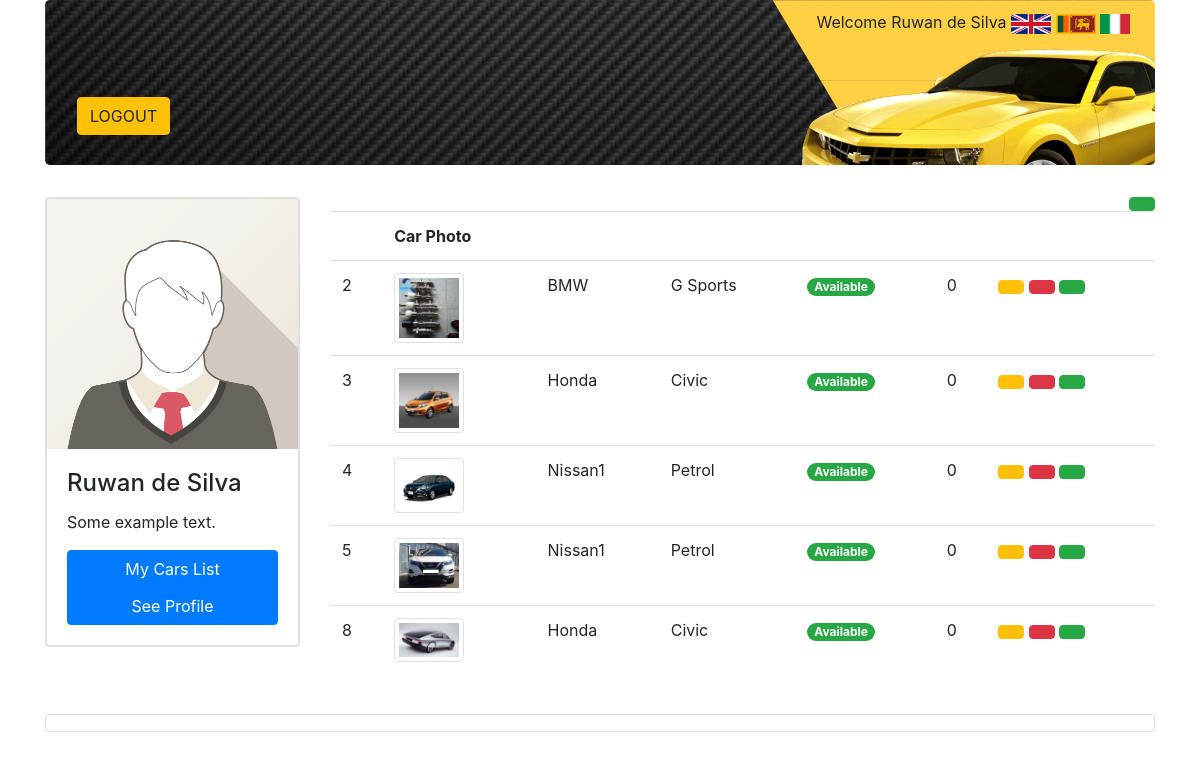
The app's page /car/mylist.php (signed in) with its own data.
### tables this page shows
CREATE TABLE IF NOT EXISTS `car` (
  `id` int(11) NOT NULL AUTO_INCREMENT,
  `title` varchar(255) NOT NULL,
  `description` text NOT NULL,
  `model_id` int(11) NOT NULL,
  `member_id` int(11) NOT NULL,
  `fuel_type` varchar(50) NOT NULL,
  `year` int(11) NOT NULL,
  `mileage` int(11) NOT NULL,
  `price` double NOT NULL,
  `photo` varchar(255) NOT NULL,
  `sold` tinyint(1) NOT NULL,
  `view_count` int(11) NOT NULL,
  `date` date NOT NULL,
  PRIMARY KEY (`id`)
);

CREATE TABLE IF NOT EXISTS `brand` (
  `id` int(11) NOT NULL AUTO_INCREMENT,
  `name` varchar(255) NOT NULL,
  PRIMARY KEY (`id`)
);

CREATE TABLE IF NOT EXISTS `model` (
  `id` int(11) NOT NULL AUTO_INCREMENT,
  `brand_id` int(11) NOT NULL,
  `name` varchar(255) NOT NULL,
  PRIMARY KEY (`id`)
);

### car/mylist.php (the view, shortened to what this page needs)
<!DOCTYPE html>
<html lang="en">
    <head>
        <?php
        include_once("../includes/head.php");
        ?>
    </head>
    <body>
    <div class="container">
        <?php include("../includes/header.php"); ?>
        <div class="row" id="section2">
        <?php include_once("../includes/sidebar.php"); ?>
            <div class="col-md-9">
                <h2><?=$L["car_form_list_title"] ?><a href="add.php" class="btn btn-success float-right"><?=$L["add"] ?></a></h2>
                <table class="table">
                    <tr>
                        <th><?=$L["car_form_id"] ?></th>
                        <th>Car Photo</th>
                        <th><?=$L["car_form_brand_name"] ?></th>
                        <th><?=$L["car_form_model"] ?></th>
                        <th><?=$L["car_form_sold"] ?></th>
                        <th><?=$L["car_form_view_count"] ?></th>
                        <th><?=$L["options"] ?></th>
                    </tr>
                    <?php include_once("../includes/db_connect.php");
                        $memid = $_SESSION["ID"];
                        $sql = "SELECT car.*, brand.name as brand_name, model.name as model_name
                                FROM car
                                INNER JOIN model ON model.id = car.model_id
                                INNER JOIN brand ON brand.id = model.brand_id
                                WHERE car.member_id = $memid";
                        $result = mysqli_query($con, $sql);
                        while($row = mysqli_fetch_array($result)){
                    ?>
                    <tr>
                        <td><?=$row["id"]?></td>
                        <td><img src="<?=PATH."uploads/".$row["photo"]?>" alt="" width="70" class="img img-thumbnail"></td>
                        <td><?=$row["brand_name"]?></td>
                        <td><?=$row["model_name"]?></td>
                        <td><label class="badge badge-pill badge-success" for=""><?=($row["sold"])?"Sold": "Available" ?></label></td>
                        <td><?=$row["view_count"]?></td>
                        <td>
                            <a href="edit.php?id=<?=$row["id"]?>" class = "btn btn-warning"><?=$L["edit"] ?></a>
                            <a href="delete_action.php?id=<?=$row["id"]?>" class = "btn btn-danger"><?=$L["delete"] ?></a>
                            <a href="view.php?id=<?=$row["id"]?>" class = "btn btn-success"><?=$L["view"] ?></a>
                        </td>
                    </tr>
                        <?php } ?>
                </table>
            </div>
        </div>
        <?php include_once("../includes/footer.php"); ?>
    </div>
    </body>
</html>

### includes/head.php (shortened to what this page needs)
<link rel="stylesheet" href="https://maxcdn.bootstrapcdn.com/bootstrap/4.5.2/css/bootstrap.min.css">
<link rel="stylesheet" href="<?=PATH?>css/app.css">

### includes/header.php (shortened to what this page needs)
<div class="row" id="section1">
    <div class="col-md-12">
        <div class="jumbotron" id="header-banner">
            <hr />
            <?php
                if(isset($_SESSION["ID"])){
            ?>
                <a href="<?=PATH?>logout.php" class="btn btn-warning">LOGOUT</a>
            <?php
                }else{
            ?>
                <a href="<?=PATH?>login.php" class="btn btn-warning"><?=$L["login"] ?></a>
                <a href="<?=PATH?>register.php" class="btn btn-success active-button"><?=$L["register"] ?></a>
            <?php
                }
            ?>
            <div id=languages>
            <?php
                if(isset($_SESSION["ID"])){
            ?>
                Welcome <?=$_SESSION["NAME"]?>
            <?php
                }
            ?>
                <a href="?lang=en"><img src="<?=PATH?>images/flags/united-kingdom-flag-icon-256.png" alt=""></a>
                <a href="?lang=si"><img src="<?=PATH?>images/flags/sri-lanka-flag-icon-256.png" alt=""></a>
                <a href="?lang=it"><img src="<?=PATH?>images/flags/italy-flag-icon-256.png" alt=""></a>
            </div>
        </div>
    </div>
</div>

### includes/sidebar.php
<div class="col-md-3">
    <div class="card">
<?php
    if(isset($_SESSION["ROLE"])){
?>
    <div class="card" style="width:100%">
        <img class="card-img-top" src="<?=PATH?>uploads/profile_pic.png" alt="Card image">
        <div class="card-body">
            <h4 class="card-title"><?=$_SESSION["NAME"]?></h4>
            <p class="card-text">Some example text.</p>
            <?php if($_SESSION["ROLE"]== 'a') {?>
                <div style="width:100%" class="btn-group-vertical">
                    <a href="<?=PATH?>brand/list.php" class="btn btn-primary">Brands List</a>
                    <a href="<?=PATH?>model/list.php" class="btn btn-primary">Model List</a>
                    <a href="<?=PATH?>car/list.php" class="btn btn-primary">Car List</a>
                    <a href="<?=PATH?>member/list.php" class="btn btn-primary">Member List</a>
                </div>
            <?php } else {?>
                <div style="width:100%" class="btn-group-vertical">
                    <a href="<?=PATH?>car/mylist.php" class="btn btn-primary">My Cars List</a>
                    <a href="#" class="btn btn-primary">See Profile</a>
                </div>
            <?php } ?>
        </div>
    </div>
<?php
    }else{
?>
    <img src="<?=PATH?>images/side_banner.png" alt="">
<?php
    }
?>
    </div>
</div>

### includes/footer.php (shortened to what this page needs)
<div class="row" id="section3">
    <div class="col-md-12">
        <br />
        <div class="card">
        </div>
        <br />
    </div>
</div>

### css/app.css (style rules this page uses)
#header-banner { background-image: url("../images/header_bg.png"); padding-bottom: 30px; }
#languages { position: absolute; top: 10px; right:40px; }
#languages img { height: 20px; }

### records on screen
car: id "2", photo (picture), brand.name "BMW", model.name "G Sports", sold "Available", view_count "0"
car: id "3", photo (picture), brand.name "Honda", model.name "Civic", sold "Available", view_count "0"
car: id "4", photo (picture), brand.name "Nissan1", model.name "Petrol", sold "Available", view_count "0"
car: id "5", photo (picture), brand.name "Nissan1", model.name "Petrol", sold "Available", view_count "0"
car: id "8", photo (picture), brand.name "Honda", model.name "Civic", sold "Available", view_count "0"

### other values on screen
$_SESSION["NAME"] "Ruwan de Silva"
